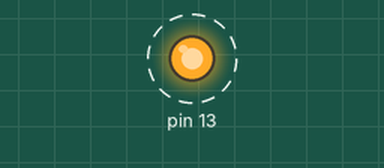
The sketch below on a simulated Arduino Uno, built with avr-gcc and run on an emulated ATmega328P. Parts: output pins drawn as LEDs (lit = HIGH). Dashed ring = blinking.

Above: at 0.5 s.
Timing chart, 0 to 4.6 s (numbered marks = the images above):
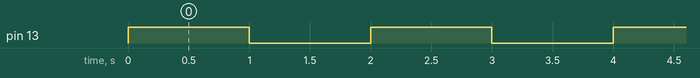

Measured:
- by itself, pin 13: alternates HIGH for 1.0 s and LOW for 1.0 s

The sketch:

LedBlink.ino
```cpp
void setup() {
  // put your setup code here, to run once:
  DDRB |= 0x20; //pinMode(13,OUTPUT);
  /*
  DDRB means Port B Data Direction Register, which is set to 0b100000
  Here I am setting PIN 13 as OUTPUT by writing 1 on DDRB register
  */
}

void loop() {
  // put your main code here, to run repeatedly:
  PORTB |= 0x20; //digitalWrite(13,HIGH);
  /*
  PORTB means Data Register, which is set to 0b100000
  Here I am setting PIN 13 as HIGH or High voltage(+5) is passed to  that PIN
  */
  delay(1000);
  PORTB &= ~(0x20); //digitalWrite(13,LOW);
  /*
  PORTB means Data Register, which is set to 0b000000, so that other PINs are not modified
  Here I am setting PIN 13 as LOW or LOW voltage(GND) is passed to  that PIN
  */
  delay(1000);
}
```
